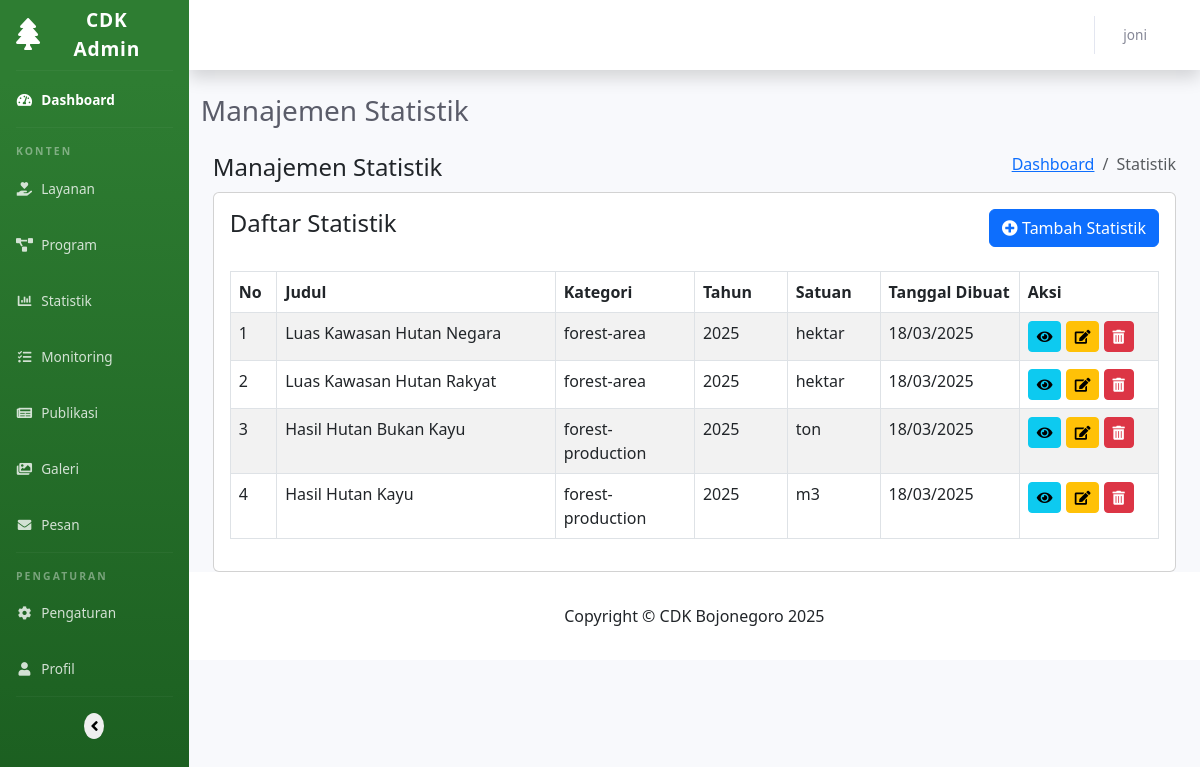
The page /admin/modules/statistik/index.php (signed in) on the database its author committed.
### tables this page shows
CREATE TABLE `users`  (
  `id` int(0) NOT NULL AUTO_INCREMENT,
  `username` varchar(50) NOT NULL,
  `password` varchar(255) NOT NULL,
  `name` varchar(100) NOT NULL,
  `email` varchar(100) NOT NULL,
  `role` enum('admin','editor') NOT NULL,
  `last_login` datetime(0) NULL DEFAULT NULL,
  `created_at` timestamp(0) NULL DEFAULT CURRENT_TIMESTAMP(0),
  `updated_at` timestamp(0) NULL DEFAULT CURRENT_TIMESTAMP(0) ON UPDATE CURRENT_TIMESTAMP(0),
  PRIMARY KEY (`id`) USING BTREE,
  UNIQUE INDEX `username`(`username`) USING BTREE
);

CREATE TABLE `statistics`  (
  `id` int(0) NOT NULL AUTO_INCREMENT,
  `title` varchar(100) NOT NULL,
  `category` varchar(50) NOT NULL,
  `year` int(0) NOT NULL,
  `unit` varchar(50) NULL DEFAULT NULL,
  `data_json` json NOT NULL,
  `created_at` timestamp(0) NULL DEFAULT CURRENT_TIMESTAMP(0),
  `updated_at` timestamp(0) NULL DEFAULT CURRENT_TIMESTAMP(0) ON UPDATE CURRENT_TIMESTAMP(0),
  PRIMARY KEY (`id`) USING BTREE
);

### includes/config.php (called while the page is built, shortened)
<?php
$site_config = [
    'base_url' => 'http://localhost:8000/website-cdk-3',
    'admin_url' => 'http://localhost:8000/website-cdk-3/admin',
    'upload_dir' => 'uploads',
    'debug_mode' => true
];
function generateCsrfToken()
{
    if (function_exists('generateFormToken')) {
        return generateFormToken('global');
    }
    $token = bin2hex(random_bytes(32));
    return $token;
}

### admin/includes/auth.php (called while the page is built, shortened)
<?php
function getCurrentAdmin()
{
    global $pdo;
    try {
        $stmt = $pdo->prepare("SELECT * FROM users WHERE id = :id");
        $stmt->execute(['id' => $_SESSION['admin_id']]);
        return $stmt->fetch();
    } catch (PDOException $e) {
        error_log('Error getting current admin: ' . $e->getMessage());
        return null;
    }
}

### admin/includes/functions.php (called while the page is built, shortened)
<?php
function generateFormToken($form_name)
{
    $token = bin2hex(random_bytes(32));
    return $token;
}

### admin/modules/statistik/index.php (the view, shortened to what this page needs)
<?php
require_once BASE_PATH . '/includes/config.php';
require_once ADMIN_PATH . '/includes/auth.php';
require_once ADMIN_PATH . '/includes/functions.php';
$page_title = 'Manajemen Statistik';
try {
    $stmt = $pdo->query("SELECT * FROM statistics ORDER BY year DESC, category ASC");
    $statistics = $stmt->fetchAll();
} catch (PDOException $e) {
    $message = 'Error: ' . $e->getMessage();
    $message_type = 'danger';
    $statistics = [];
}
$csrf_token = generateCsrfToken();
include_once ADMIN_PATH . '/includes/header.php';
?>
<div class="content-wrapper">
    <div class="container-fluid">
        <div class="row page-titles">
            <div class="col-md-5 align-self-center">
                <h4 class="text-themecolor">Manajemen Statistik</h4>
            </div>
            <div class="col-md-7 align-self-center text-end">
                <div class="d-flex justify-content-end align-items-center">
                    <ol class="breadcrumb">
                        <li class="breadcrumb-item"><a
                                href="<?php echo $site_config['admin_url']; ?>/dashboard.php">Dashboard</a></li>
                        <li class="breadcrumb-item active">Statistik</li>
                    </ol>
                </div>
            </div>
        </div>
        <div class="row">
            <div class="col-12">
                <div class="card">
                    <div class="card-body">
                        <div class="d-flex justify-content-between align-items-center mb-4">
                            <h4 class="card-title">Daftar Statistik</h4>
                            <a href="add.php" class="btn btn-primary">
                                <i class="fas fa-plus-circle"></i> Tambah Statistik
                            </a>
                        </div>
                        <div class="table-responsive">
                            <table class="table table-striped table-bordered datatable">
                                <thead>
                                    <tr>
                                        <th width="5%">No</th>
                                        <th width="30%">Judul</th>
                                        <th width="15%">Kategori</th>
                                        <th width="10%">Tahun</th>
                                        <th width="10%">Satuan</th>
                                        <th width="15%">Tanggal Dibuat</th>
                                        <th width="15%">Aksi</th>
                                    </tr>
                                </thead>
                                <tbody>
                                    <?php if (count($statistics) > 0): ?>
                                        <?php foreach ($statistics as $index => $statistic): ?>
                                            <tr>
                                                <td><?php echo $index + 1; ?></td>
                                                <td><?php echo htmlspecialchars($statistic['title']); ?></td>
                                                <td><?php echo htmlspecialchars($statistic['category']); ?></td>
                                                <td><?php echo $statistic['year']; ?></td>
                                                <td><?php echo htmlspecialchars($statistic['unit'] ?? 'Tidak ada'); ?></td>
                                                <td><?php echo date('d/m/Y', strtotime($statistic['created_at'])); ?></td>
                                                <td>
                                                    <a href="view.php?id=<?php echo $statistic['id']; ?>"
                                                        class="btn btn-sm btn-info" title="Lihat">
                                                        <i class="fas fa-eye"></i>
                                                    </a>
                                                    <a href="edit.php?id=<?php echo $statistic['id']; ?>"
                                                        class="btn btn-sm btn-warning" title="Edit">
                                                        <i class="fas fa-edit"></i>
                                                    </a>
                                                    <a href="#" class="btn btn-sm btn-danger btn-delete"
                                                        data-id="<?php echo $statistic['id']; ?>"
                                                        data-name="<?php echo htmlspecialchars($statistic['title']); ?>"
                                                        data-token="<?php echo $csrf_token; ?>" title="Hapus">
                                                        <i class="fas fa-trash-alt"></i>
                                                    </a>
                                                </td>
                                            </tr>
                                        <?php endforeach; ?>
                                    <?php else: ?>
                                        <tr>
                                            <td colspan="7" class="text-center">Tidak ada data statistik</td>
                                        </tr>
                                    <?php endif; ?>
                                </tbody>
                            </table>
                        </div>
                    </div>
                </div>
            </div>
        </div>
    </div>
</div>
<?php
include_once ADMIN_PATH . '/includes/footer.php';
?>

### admin/includes/header.php (shortened to what this page needs)
<?php
$current_admin = getCurrentAdmin();
$current_page = basename($_SERVER['PHP_SELF'], '.php');
?>
<!DOCTYPE html>
<html lang="id">
<head>
    <link href="https://cdn.jsdelivr.net/npm/bootstrap@5.3.0-alpha1/dist/css/bootstrap.min.css" rel="stylesheet">
    <link href="https://cdnjs.cloudflare.com/ajax/libs/font-awesome/6.0.0/css/all.min.css" rel="stylesheet">
    <link rel="stylesheet" href="https://cdnjs.cloudflare.com/ajax/libs/font-awesome/5.15.4/css/all.min.css">
    <link href="<?php echo $site_config['admin_url']; ?>/assets/css/admin.css" rel="stylesheet">
    <link href="https://cdn.jsdelivr.net/npm/remixicon@2.5.0/fonts/remixicon.css" rel="stylesheet">
    <link href="https://cdn.jsdelivr.net/npm/summernote@0.8.18/dist/summernote-bs5.min.css" rel="stylesheet">
</head>
<body id="page-top">
    <div id="wrapper">
        <ul class="navbar-nav bg-gradient-primary sidebar sidebar-dark accordion" id="accordionSidebar">
            <a class="sidebar-brand d-flex align-items-center justify-content-center"
                href="<?php echo $site_config['admin_url']; ?>/dashboard.php">
                <div class="sidebar-brand-icon">
                    <i class="fas fa-tree"></i>
                </div>
                <div class="sidebar-brand-text mx-3">CDK Admin</div>
            </a>
            <hr class="sidebar-divider my-0">
            <li
                class="nav-item <?php echo ($current_page === 'dashboard' || $current_page === 'index') ? 'active' : ''; ?>">
                <a class="nav-link" href="<?php echo $site_config['admin_url']; ?>/dashboard.php">
                    <i class="fas fa-fw fa-tachometer-alt"></i>
                    <span>Dashboard</span>
                </a>
            </li>
            <hr class="sidebar-divider">
            <div class="sidebar-heading">
                Konten
            </div>
            <li class="nav-item <?php echo (strpos($current_page, 'layanan') !== false) ? 'active' : ''; ?>">
                <a class="nav-link" href="<?php echo $site_config['admin_url']; ?>/modules/layanan/index.php">
                    <i class="fas fa-fw fa-hand-holding-heart"></i>
                    <span>Layanan</span>
                </a>
            </li>
            <li class="nav-item <?php echo (strpos($current_page, 'program') !== false) ? 'active' : ''; ?>">
                <a class="nav-link" href="<?php echo $site_config['admin_url']; ?>/modules/program/index.php">
                    <i class="fas fa-fw fa-project-diagram"></i>
                    <span>Program</span>
                </a>
            </li>
            <li class="nav-item <?php echo (strpos($current_page, 'statistik') !== false) ? 'active' : ''; ?>">
                <a class="nav-link" href="<?php echo $site_config['admin_url']; ?>/modules/statistik/index.php">
                    <i class="fas fa-fw fa-chart-bar"></i>
                    <span>Statistik</span>
                </a>
            </li>
            <li class="nav-item <?php echo (strpos($current_page, 'monitoring') !== false) ? 'active' : ''; ?>">
                <a class="nav-link" href="<?php echo $site_config['admin_url']; ?>/modules/monitoring/index.php">
                    <i class="fas fa-fw fa-tasks"></i>
                    <span>Monitoring</span>
                </a>
            </li>
            <li class="nav-item <?php echo (strpos($current_page, 'publikasi') !== false) ? 'active' : ''; ?>">
                <a class="nav-link" href="<?php echo $site_config['admin_url']; ?>/modules/publikasi/index.php">
                    <i class="fas fa-fw fa-newspaper"></i>
                    <span>Publikasi</span>
                </a>
            </li>
            <li class="nav-item <?php echo (strpos($current_page, 'galeri') !== false) ? 'active' : ''; ?>">
                <a class="nav-link" href="<?php echo $site_config['admin_url']; ?>/modules/galeri/index.php">
                    <i class="fas fa-fw fa-images"></i>
                    <span>Galeri</span>
                </a>
            </li>
            <li class="nav-item <?php echo (strpos($current_page, 'pesan') !== false) ? 'active' : ''; ?>">
                <a class="nav-link" href="<?php echo $site_config['admin_url']; ?>/modules/pesan/index.php">
                    <i class="fas fa-fw fa-envelope"></i>
                    <span>Pesan</span>
                </a>
            </li>
            <hr class="sidebar-divider">
            <div class="sidebar-heading">
                Pengaturan
            </div>
            <li class="nav-item <?php echo ($current_page === 'settings') ? 'active' : ''; ?>">
                <a class="nav-link" href="<?php echo $site_config['admin_url']; ?>/settings.php">
                    <i class="fas fa-fw fa-cog"></i>
                    <span>Pengaturan</span>
                </a>
            </li>
            <li class="nav-item <?php echo ($current_page === 'profile') ? 'active' : ''; ?>">
                <a class="nav-link" href="<?php echo $site_config['admin_url']; ?>/profile.php">
                    <i class="fas fa-fw fa-user"></i>
                    <span>Profil</span>
                </a>
            </li>
            <hr class="sidebar-divider d-none d-md-block">
            <div class="text-center d-none d-md-inline">
                <button class="rounded-circle border-0" id="sidebarToggle">
                    <i class="fas fa-angle-left"></i>
                </button>
            </div>
        </ul>
        <div id="content-wrapper" class="d-flex flex-column">
            <div id="content">
                <nav class="navbar navbar-expand navbar-light bg-white topbar mb-4 static-top shadow">
                    <ul class="navbar-nav ms-auto">
                        <li class="nav-item dropdown no-arrow">
                            <a class="nav-link dropdown-toggle" href="#" id="userDropdown" role="button"
                                data-bs-toggle="dropdown" aria-haspopup="true" aria-expanded="false">
                                <span class="me-2 d-none d-lg-inline text-gray-600 small">
                                    <?php echo htmlspecialchars($current_admin['name'] ?? 'Admin'); ?>
                                </span>
                                <i class="fas fa-user-circle fa-fw"></i>
                            </a>
                        </li>
                    </ul>
                </nav>
                <div class="container-fluid">
                    <div class="d-sm-flex align-items-center justify-content-between mb-4">
                        <h1 class="h3 mb-0 text-gray-800"><?php echo $page_title ?? 'Dashboard'; ?></h1>
                    </div>

### admin/assets/css/admin.css (style rules this page uses)
:root { --primary-color: #2e7d32; --secondary-color: #858796; --success-color: #1cc88a; --info-color: #36b9cc; --warning-color: #f6c23e; --danger-color: #e74a3b; --light-color: #f8f9fc; --dark-color: #5a5c69; }
.sidebar { min-height: 100vh; background-color: #2e7d32; background-image: linear-gradient(180deg, #2e7d32 10%, #1b5e20 100%); background-size: cover; width: 14rem; transition: width 0.15s ease-in-out; }
.sidebar-brand { height: 4.375rem; text-decoration: none; font-size: 1rem; font-weight: 800; padding: 1.5rem 1rem; text-align: center; letter-spacing: 0.05rem; z-index: 1; color: white; }
.sidebar-brand-icon i { font-size: 2rem; }
.sidebar-brand-text { display: inline; font-size: 1.2rem; }
.sidebar hr.sidebar-divider { margin: 0 1rem 1rem; border-top: 1px solid rgba(255, 255, 255, 0.15); }
.sidebar-heading { text-align: left; padding: 0 1rem; font-weight: 800; font-size: 0.65rem; letter-spacing: 0.13rem; text-transform: uppercase; color: rgba(255, 255, 255, 0.4); }
.navbar-nav .nav-item .nav-link { position: relative; display: block; padding: 0.75rem 1rem; color: rgba(255, 255, 255, 0.8); text-decoration: none; }
.navbar-nav .nav-item .nav-link i { font-size: 0.85rem; margin-right: 0.25rem; }
.navbar-nav .nav-item .nav-link span { font-size: 0.85rem; display: inline; }
.navbar-nav .nav-item.active .nav-link { font-weight: 700; color: white; }
#wrapper { display: flex; }
#content-wrapper { background-color: #f8f9fc; width: 100%; overflow-x: hidden; }
.topbar { height: 4.375rem; }
.topbar .nav-item .nav-link { height: 4.375rem; display: flex; align-items: center; padding: 0 0.75rem; }
.text-gray-600 { color: #858796 !important; }
.text-gray-800 { color: #5a5c69 !important; }
.table-responsive { overflow-x: auto; }
@media (min-width: 768px) { .sidebar { width: 14rem !important; } }
@media (min-width: 768px) { .sidebar .nav-item .nav-link { display: block; width: 100%; text-align: left; padding: 1rem; } }
@media (min-width: 768px) { .sidebar .nav-item .nav-link i { font-size: 0.85rem; margin-right: 0.25rem; } }
@media (min-width: 768px) { .sidebar .nav-item .nav-link span { font-size: 0.85rem; display: inline; } }

### rows shown on the page
users: name "joni"
statistics: title "Luas Kawasan Hutan Negara", category "forest-area", year "2025", unit "hektar", created_at "18/03/2025"
statistics: title "Luas Kawasan Hutan Rakyat", category "forest-area", year "2025", unit "hektar", created_at "18/03/2025"
statistics: title "Hasil Hutan Bukan Kayu", category "forest-production", year "2025", unit "ton", created_at "18/03/2025"
statistics: title "Hasil Hutan Kayu", category "forest-production", year "2025", unit "m3", created_at "18/03/2025"

### other values the page prints
$page_title "Manajemen Statistik"
